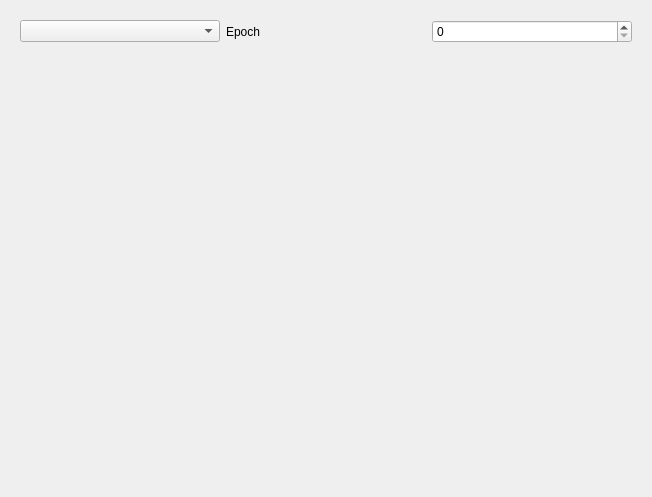
<?xml version="1.0" encoding="UTF-8"?>
<ui version="4.0">
 <class>PCAPlot</class>
 <widget class="QWidget" name="PCAPlot">
  <property name="geometry">
   <rect>
    <x>0</x>
    <y>0</y>
    <width>652</width>
    <height>497</height>
   </rect>
  </property>
  <property name="windowTitle">
   <string>PCA plot</string>
  </property>
  <layout class="QGridLayout" name="gridLayout">
   <item row="1" column="0">
    <widget class="QCustomPlot" name="plot" native="true"/>
   </item>
   <item row="0" column="0">
    <widget class="QWidget" name="controls" native="true">
     <property name="sizePolicy">
      <sizepolicy hsizetype="Preferred" vsizetype="Fixed">
       <horstretch>0</horstretch>
       <verstretch>0</verstretch>
      </sizepolicy>
     </property>
     <layout class="QGridLayout" name="gridLayout_2">
      <item row="0" column="2">
       <widget class="QSpinBox" name="epoch"/>
      </item>
      <item row="0" column="1">
       <widget class="QLabel" name="label">
        <property name="text">
         <string>Epoch</string>
        </property>
       </widget>
      </item>
      <item row="0" column="0">
       <widget class="QComboBox" name="fits"/>
      </item>
     </layout>
    </widget>
   </item>
  </layout>
 </widget>
 <customwidgets>
  <customwidget>
   <class>QCustomPlot</class>
   <extends>QWidget</extends>
   <header>qcustomplot.h</header>
   <container>1</container>
  </customwidget>
 </customwidgets>
 <resources/>
 <connections/>
</ui>
